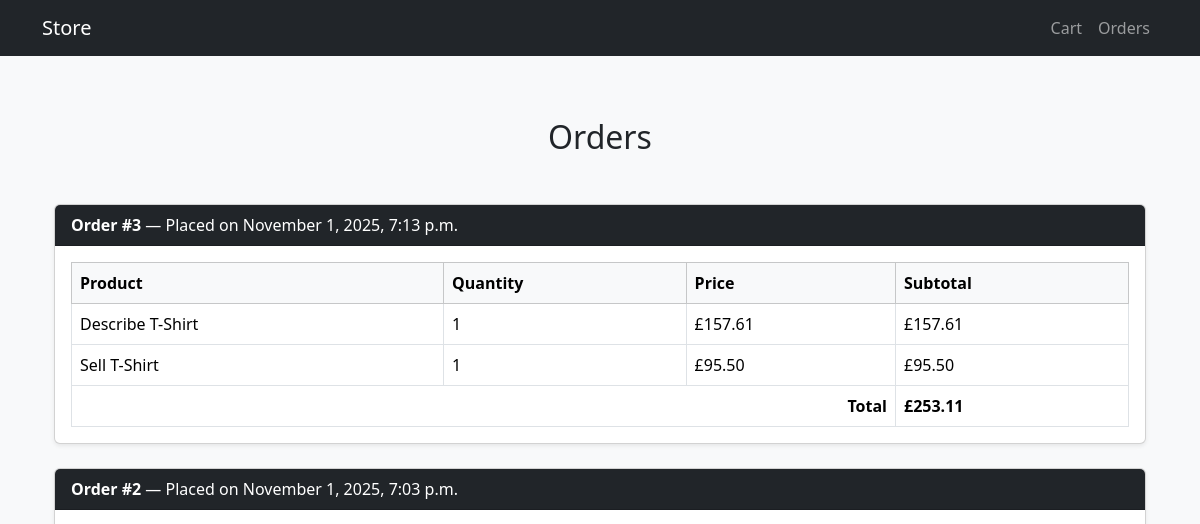
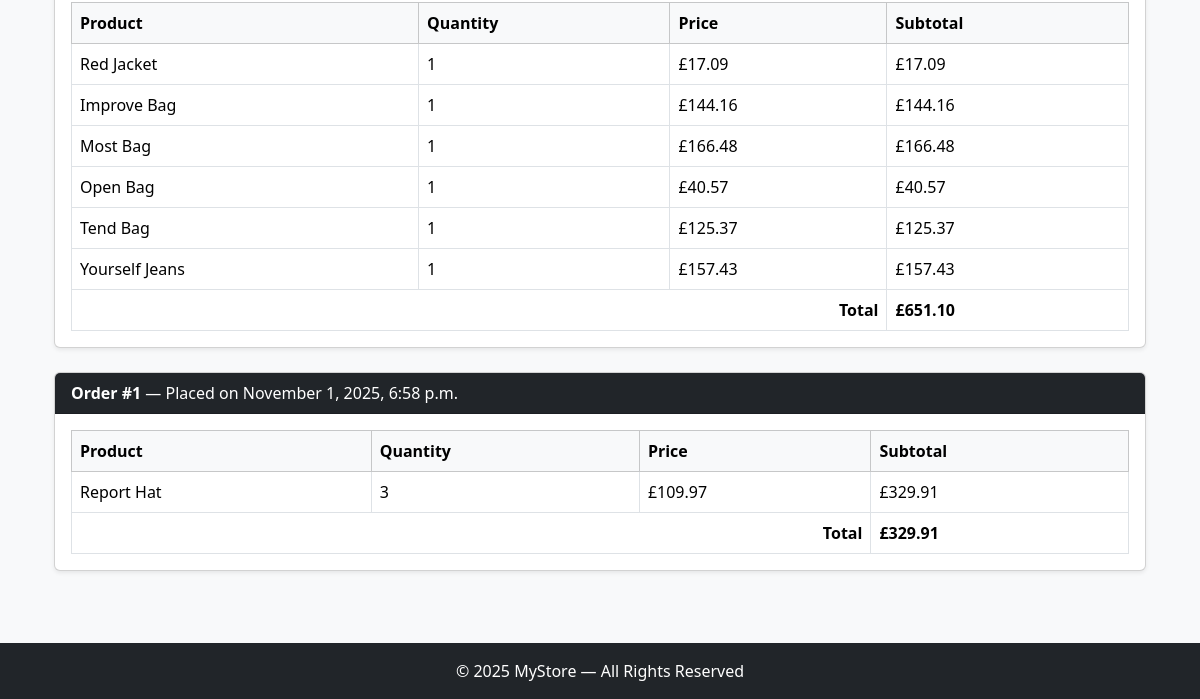
/orders/, run on an earlier commit of the app's database (2 pictures, top to bottom).
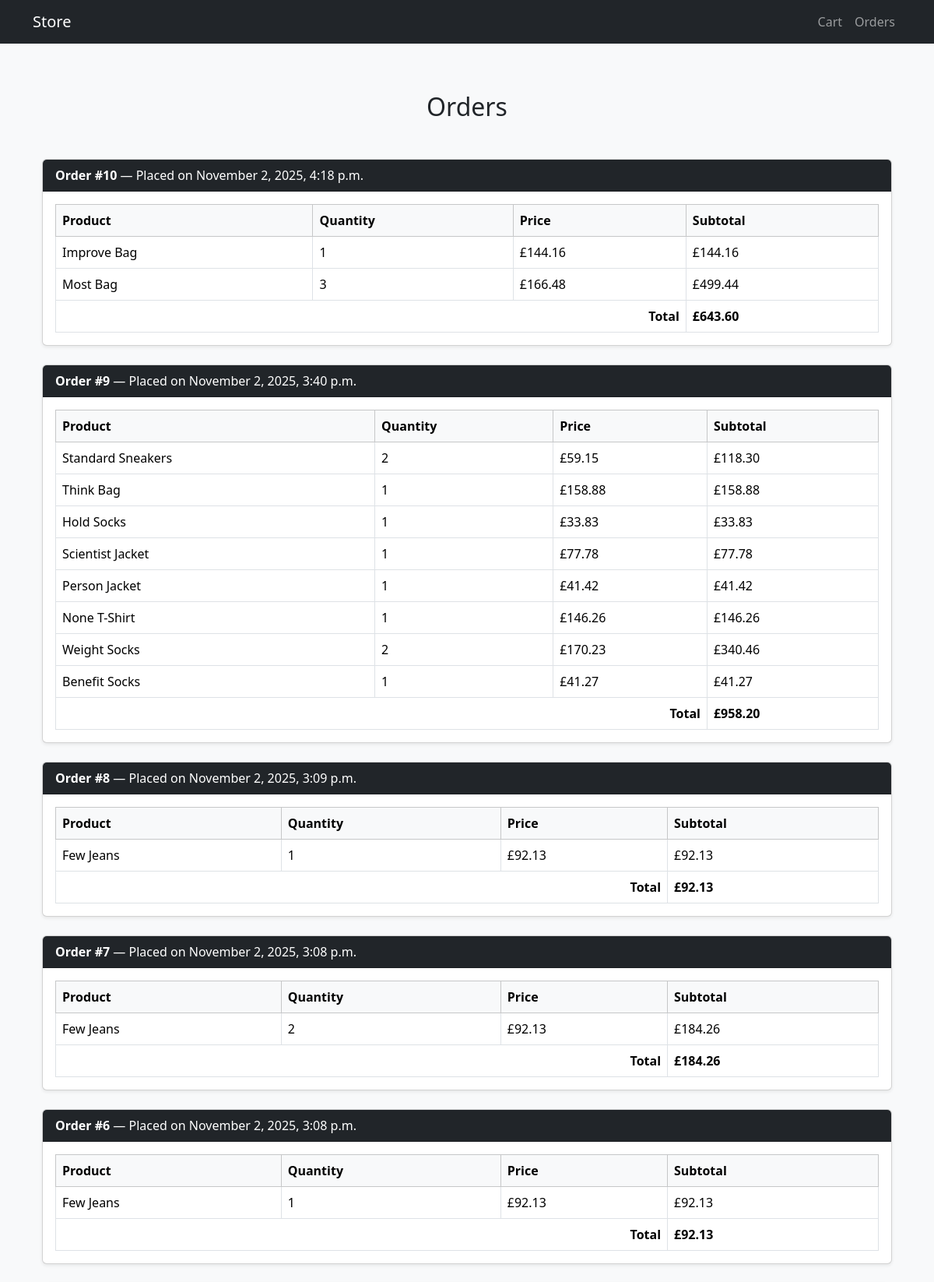
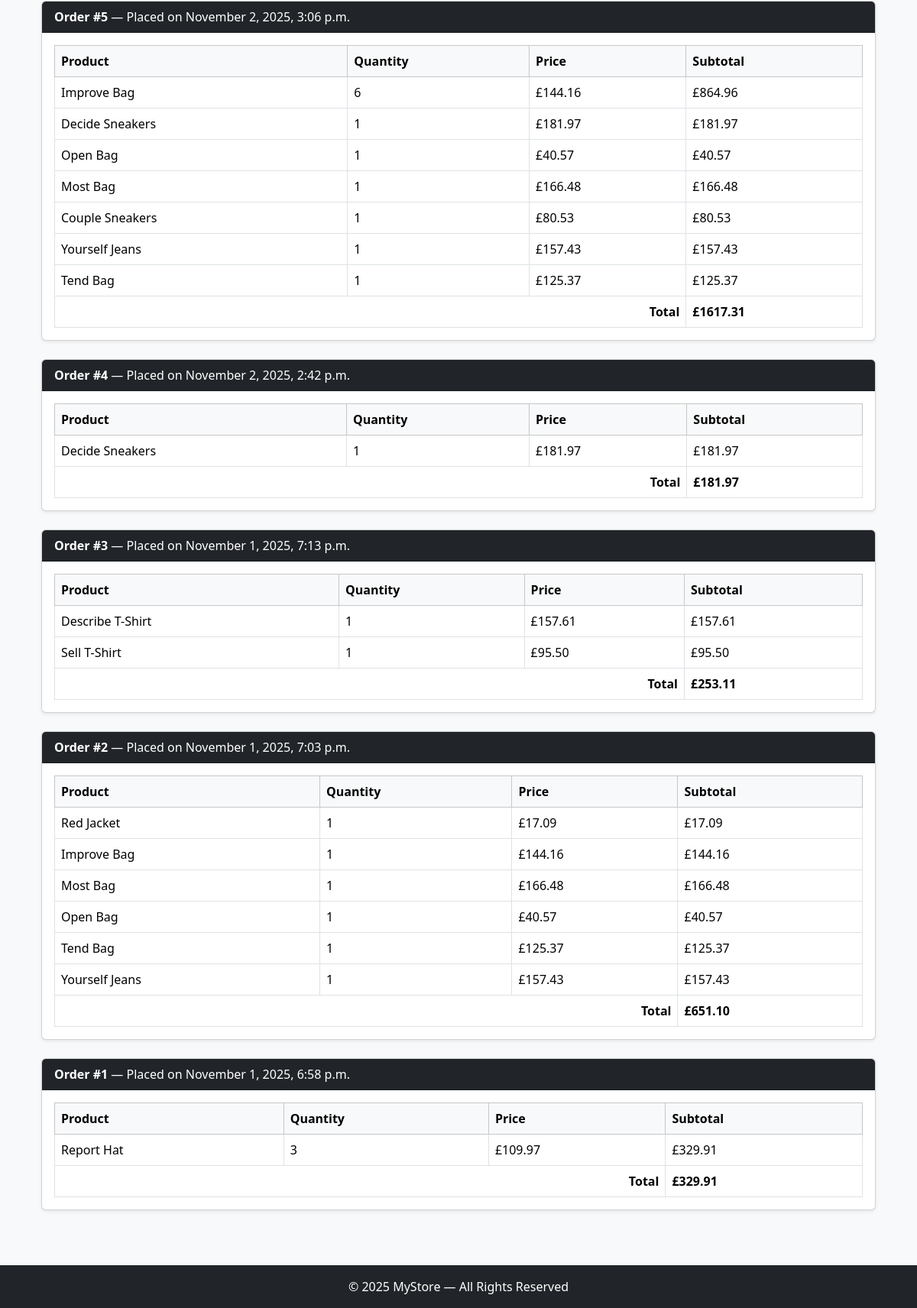
And on a later commit of the database (2 pictures, top to bottom).
### orders/models.py (models this page shows, shortened)
class Order(models.Model):
    user = models.ForeignKey(User, null=True, blank=True, on_delete=models.SET_NULL)
    created_at = models.DateTimeField(auto_now_add=True)
    total = models.DecimalField(max_digits=10, decimal_places=2, default=0)

class OrderItem(models.Model):
    order = models.ForeignKey(Order, related_name='items', on_delete=models.CASCADE)
    product = models.ForeignKey(Product, on_delete=models.CASCADE)
    quantity = models.PositiveIntegerField(default=1)
    subtotal = models.DecimalField(max_digits=10, decimal_places=2)

### store/models.py (models this page shows, shortened)
class Product(models.Model):
    name = models.CharField(max_length=200)
    description = models.TextField(blank=True)
    price = models.DecimalField(max_digits=10, decimal_places=2)
    image = models.ImageField(upload_to='products/', blank=True, null=True)
    created_at = models.DateTimeField(auto_now_add=True)
    stock = models.PositiveIntegerField(default=0)

### orders/views.py (the view)
# urls.py: path('', views.order_list, name='order_list'),
def order_list(request):
    orders = Order.objects.prefetch_related('items').all().order_by('-created_at')
    return render(request, 'orders/orders.html', {'orders': orders})

### orders/templates/orders/orders.html (shortened to what this page needs)
{% extends 'base.html' %}
{% block content %}
<div class="container mt-5">
    <h2 class="text-center mb-5">Orders</h2>
    {% if orders %}
        {% for order in orders %}
            <div class="card mb-4 shadow-sm">
                <div class="card-header bg-dark text-white">
                    <strong>Order #{{ order.id }}</strong> — Placed on {{ order.created_at|date:"F j, Y, g:i a" }}
                </div>
                <div class="card-body">
                    <table class="table table-bordered align-middle mb-0">
                        <thead class="table-light">
                            <tr>
                                <th>Product</th>
                                <th>Quantity</th>
                                <th>Price</th>
                                <th>Subtotal</th>
                            </tr>
                        </thead>
                        <tbody>
                            {% for item in order.items.all %}
                            <tr>
                                <td>{{ item.product.name }}</td>
                                <td>{{ item.quantity }}</td>
                                <td>£{{ item.product.price }}</td>
                                <td>£{{ item.subtotal }}</td>
                            </tr>
                            {% endfor %}
                            <tr class="fw-bold">
                                <td colspan="3" class="text-end">Total</td>
                                <td>£{{ order.total }}</td>
                            </tr>
                        </tbody>
                    </table>
                </div>
            </div>
        {% endfor %}
    {% else %}
        <p class="text-center">No orders found.</p>
    {% endif %}
</div>
{% endblock %}

### templates/base.html (shortened to what this page needs)
{% load static %}
{% load django_bootstrap5 %}
<!DOCTYPE html>
<html lang="en">
<head>
    {% bootstrap_css %}
    <link rel="stylesheet" href="{% static 'css/style.css' %}">
</head>
<body class="bg-light">
    <nav class="navbar navbar-expand-lg navbar-dark bg-dark mb-4 fixed-top">
        <div class="container">
            <a class="navbar-brand" href="{% url 'store:product_list' %}">Store</a>
            <div class="collapse navbar-collapse" id="navbarNav">
                <ul class="navbar-nav ms-auto">
                    <li class="nav-item">
                        <a class="nav-link" href="{% url 'cart:cart_view' %}">Cart
                        </a>
                    </li>
                    <li class="nav-item">
                        <a class="nav-link" href="{% url 'orders:order_list' %}">Orders</a>
                    </li>
                </ul>
            </div>
        </div>
    </nav>
    <div class="container">
        {% block content %}
        {% endblock %}
    </div>
    <footer class="bg-dark text-white text-center py-3 mt-5">
        <p class="mb-0">&copy; 2025 MyStore — All Rights Reserved</p>
    </footer>
</body>
</html>

### templates/base.html (style rules this page uses)
html, body { height: 100%; }
body { display: flex; flex-direction: column; padding-top: 70px; }
.container { flex: 1; }
footer { flex-shrink: 0; }

What changed in the data, as far as the page shows it:
added Order: id "10", created_at "November 2, 2025, 4:18 p.m.", total "643.60"
added OrderItem: product.name "Improve Bag", quantity "1", product.price "144.16", subtotal "144.16", shown under "10"
added OrderItem: product.name "Most Bag", quantity "3", product.price "166.48", subtotal "499.44", shown under "10"
added Order: id "9", created_at "November 2, 2025, 3:40 p.m.", total "958.20"
added OrderItem: product.name "Standard Sneakers", quantity "2", product.price "59.15", subtotal "118.30", shown under "9"
added OrderItem: product.name "Think Bag", quantity "1", product.price "158.88", subtotal "158.88", shown under "9"
added OrderItem: product.name "Hold Socks", quantity "1", product.price "33.83", subtotal "33.83", shown under "9"
added OrderItem: product.name "Scientist Jacket", quantity "1", product.price "77.78", subtotal "77.78", shown under "9"
added OrderItem: product.name "Person Jacket", quantity "1", product.price "41.42", subtotal "41.42", shown under "9"
added OrderItem: product.name "None T-Shirt", quantity "1", product.price "146.26", subtotal "146.26", shown under "9"
added OrderItem: product.name "Weight Socks", quantity "2", product.price "170.23", subtotal "340.46", shown under "9"
added OrderItem: product.name "Benefit Socks", quantity "1", product.price "41.27", subtotal "41.27", shown under "9"
added Order: id "8", created_at "November 2, 2025, 3:09 p.m.", total "92.13"
added OrderItem: product.name "Few Jeans", quantity "1", product.price "92.13", subtotal "92.13", shown under "8"
added Order: id "7", created_at "November 2, 2025, 3:08 p.m.", total "184.26"
added OrderItem: product.name "Few Jeans", quantity "2", product.price "92.13", subtotal "184.26", shown under "7"
added Order: id "6", created_at "November 2, 2025, 3:08 p.m.", total "92.13"
added OrderItem: product.name "Few Jeans", quantity "1", product.price "92.13", subtotal "92.13", shown under "6"
added Order: id "5", created_at "November 2, 2025, 3:06 p.m.", total "1617.31"
added OrderItem: product.name "Improve Bag", quantity "6", product.price "144.16", subtotal "864.96", shown under "5"
added OrderItem: product.name "Decide Sneakers", quantity "1", product.price "181.97", subtotal "181.97", shown under "5"
added OrderItem: product.name "Open Bag", quantity "1", product.price "40.57", subtotal "40.57", shown under "5"
added OrderItem: product.name "Most Bag", quantity "1", product.price "166.48", subtotal "166.48", shown under "5"
added OrderItem: product.name "Couple Sneakers", quantity "1", product.price "80.53", subtotal "80.53", shown under "5"
added OrderItem: product.name "Yourself Jeans", quantity "1", product.price "157.43", subtotal "157.43", shown under "5"
added OrderItem: product.name "Tend Bag", quantity "1", product.price "125.37", subtotal "125.37", shown under "5"
added Order: id "4", created_at "November 2, 2025, 2:42 p.m.", total "181.97"
added OrderItem: product.name "Decide Sneakers", quantity "1", product.price "181.97", subtotal "181.97", shown under "4"
